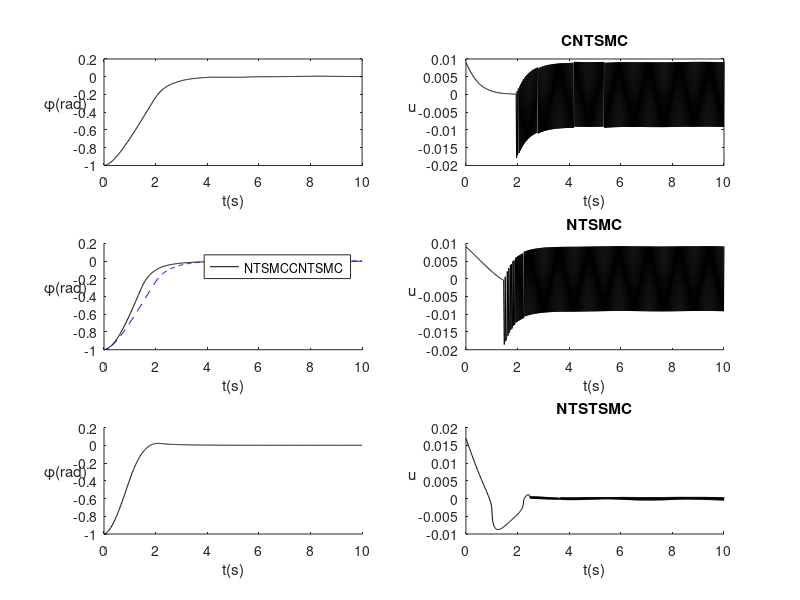

MATLAB code for this plot:
clc,clear,close all
%% CNTSMC
t_end = 10; n = 500;dt = t_end/n;
m = 0.8; g = 9.80665; Ix = 0.005; Iy = 0.005; Iz = 0.009; L = 0.33 / 2;
Kz = 0;

alpha = 2;beta = 1;
mu = 0.9;r = 5/3;
K1 = 1;

phi_dot = 0;theta_dot = 0;
e_psi = -1; e_psi_dot = 0; psi_des_dotdot = 0;

y1_array = [];y2_array = [];
u_array=[];s_dot_array=[];
for t = linspace(0,t_end,n)
    
    s = alpha * e_psi +  (beta * sign(e_psi_dot) * abs(e_psi_dot) ^ mu);

    u = -Iz*((Ix-Iy)/Iz*phi_dot*theta_dot - psi_des_dotdot + alpha/(beta*mu)*sign(e_psi_dot) * abs(e_psi_dot)^(2-mu)...
        + K1 * sign(s));
    
    e_psi_dot = e_psi_dot + (u/Iz +(Ix - Iy)/Iz*phi_dot*theta_dot + 0.01 * sin(2*t) ) * dt;
    e_psi = e_psi + e_psi_dot * dt;
    u_array = [u_array,u];
    % if (t > 0)  s_dot_array = [s_dot_array,s_dot]; end
    y1_array = [y1_array, e_psi];
    y2_array = [y2_array, e_psi_dot];
end
t = linspace(0,t_end,n);
CNTSMCout=y1_array;
subplot(3,2,1);plot(t,y1_array,'k');xlabel('t(s)');ylabel('\phi(rad)',"Rotation",0);
subplot(3,2,2);plot(t,u_array,'k');xlabel('t(s)');ylabel('u',"Rotation",0);title('CNTSMC');
%subplot(3,3,3);plot(y1_array,y2_array,'k');xlabel('\phi');ylabel('\phi\_dot',"Rotation",0)
%% NTSMC
t_end = 10; n = 500;dt = t_end/n;
m = 0.8; g = 9.80665; Ix = 0.005; Iy = 0.005; Iz = 0.009; L = 0.33 / 2;
Kz = 0;

alpha = 2;beta = 1;gamma = 0.7;
mu = 0.9;r = 5/3;
K1 = 1;

phi_dot = 0;theta_dot = 0;
e_psi = -1; e_psi_dot = 0; psi_des_dotdot = 0;

y1_array = [];y2_array = [];
u_array=[];s_dot_array=[];
for t = linspace(0,t_end,n)
    
    s = alpha * e_psi +  (beta * sign(e_psi_dot) * abs(e_psi_dot) ^ mu) ...
        + (gamma * sign(e_psi) * abs(e_psi) ^ r);

    u = -Iz*((Ix-Iy)/Iz*phi_dot*theta_dot - psi_des_dotdot + alpha/(beta*mu)*sign(e_psi_dot) * abs(e_psi_dot)^(2-mu)...
    + gamma*r/(beta*mu)*(sign(e_psi) * abs(e_psi)^(r-1))* sign(e_psi_dot) * abs(e_psi_dot)^(2-mu) + K1*sign(s));
    
    e_psi_dot = e_psi_dot + (u/Iz +(Ix - Iy)/Iz*phi_dot*theta_dot + 0.01 * sin(2*t) ) * dt;
    e_psi = e_psi + e_psi_dot * dt;
    u_array = [u_array,u];
    % if (t > 0)  s_dot_array = [s_dot_array,s_dot]; end
    y1_array = [y1_array, e_psi];
    y2_array = [y2_array, e_psi_dot];
end
t = linspace(0,t_end,n);
subplot(3,2,3);hold on;plot(t,y1_array,'k');xlabel('t(s)');ylabel('\phi(rad)',"Rotation",0);
plot(t,CNTSMCout,'b--');legend(["NTSMC" "CNTSMC"]);
subplot(3,2,4);hold on;plot(t,u_array,'k');xlabel('t(s)');ylabel('u',"Rotation",0);title('NTSMC');
%subplot(3,3,6);hold on;plot(y1_array,y2_array,'k');xlabel('\phi');ylabel('\phi\_dot',"Rotation",0);
%% NTSTSMC
t_end = 10; n = 500;dt = t_end/n;
m = 0.8; g = 9.80665; Ix = 0.005; Iy = 0.005; Iz = 0.009; L = 0.33 / 2;
Kz = 0;

alpha = 2;beta = 1;gamma = 0.4;
mu = 0.9;r = 5/3;
K1 = 1.2;K2 = 1;

phi_dot = 0;theta_dot = 0;
e_psi = -1; e_psi_dot = 0; psi_des_dotdot = 0;
s_psi_integ = 0;

y1_array = [];y2_array = [];
u_array=[];s_dot_array=[];
for t = linspace(0,t_end,n)
    
    s = alpha * e_psi +  (beta * sign(e_psi_dot) * abs(e_psi_dot) ^ mu) ...
        + (gamma * sign(e_psi) * abs(e_psi) ^ r);
    s_psi_integ = s_psi_integ + K2 * sign(s) * dt;

    u = -Iz*((Ix-Iy)/Iz*phi_dot*theta_dot - psi_des_dotdot + alpha/(beta*mu)*sign(e_psi_dot) * abs(e_psi_dot)^(2-mu)...
    + gamma*r/(beta*mu)*(sign(e_psi) * abs(e_psi)^(r-1))* sign(e_psi_dot) * abs(e_psi_dot)^(2-mu) + K1*(abs(s))^(1/2)*sign(s)...
    + s_psi_integ);
    
    e_psi_dot = e_psi_dot + (u/Iz +(Ix - Iy)/Iz*phi_dot*theta_dot + 0.01 * sin(2*t) ) * dt;
    e_psi = e_psi + e_psi_dot * dt;
    u_array = [u_array,u];
    % if (t > 0)  s_dot_array = [s_dot_array,s_dot]; end
    y1_array = [y1_array, e_psi];
    y2_array = [y2_array, e_psi_dot];
end
t = linspace(0,t_end,n);

subplot(3,2,5);hold on;plot(t,y1_array,'k');xlabel('t(s)');ylabel('\phi(rad)',"Rotation",0);
subplot(3,2,6);hold on;plot(t,u_array,'k');xlabel('t(s)');ylabel('u',"Rotation",0);title('NTSTSMC');
%subplot(3,3,9);hold on;plot(y1_array,y2_array,'k');xlabel('\phi');ylabel('\phi\_dot',"Rotation",0);